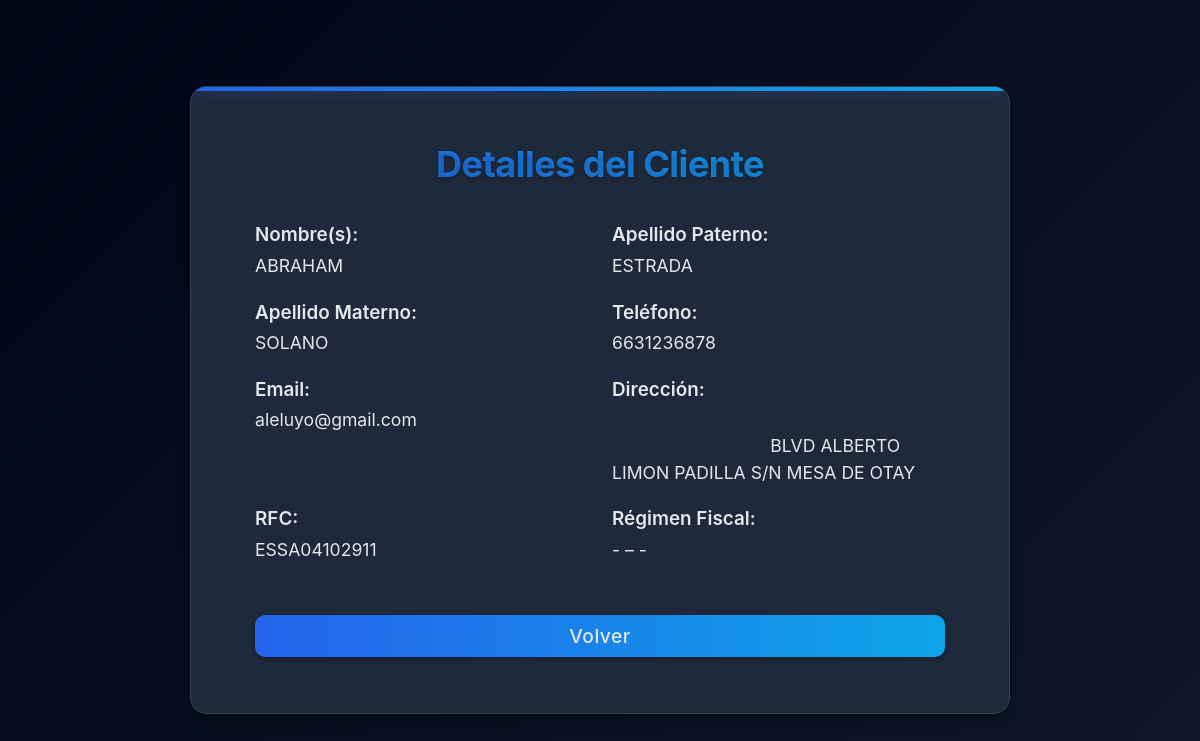
Screenshot of /modules/clients/view.php?id=4 (signed in) with the database file from the repository.
### tables this page shows
CREATE TABLE `clients` (
  `id` int(11) NOT NULL,
  `first_name` varchar(50) NOT NULL,
  `last_name` varchar(50) NOT NULL,
  `mother_last_name` varchar(50) DEFAULT NULL,
  `phone` varchar(20) DEFAULT NULL,
  `email` varchar(100) DEFAULT NULL,
  `rfc` varchar(13) DEFAULT NULL,
  `address` text DEFAULT NULL,
  `tax_regime_id` int(11) DEFAULT NULL,
  `created_at` timestamp NOT NULL DEFAULT current_timestamp()
);

### modules/clients/view.php (the view, shortened to what this page needs)
<?php
require_once '../../includes/header.php';
$db = new Database();
$conn = $db->connect();
$client_id = (int) $_GET['id'];
$stmt = $conn->prepare("
    SELECT
      c.*,
      t.id   AS tax_regime_id,
      t.name AS tax_regime_name
    FROM clients c
    LEFT JOIN tax_regimes t
      ON c.tax_regime_id = t.id
    WHERE c.id = :id
");
$stmt->bindParam(':id', $client_id, PDO::PARAM_INT);
$stmt->execute();
$client = $stmt->fetch(PDO::FETCH_ASSOC);
require_once '../../includes/footer.php';
?>
<!DOCTYPE html>
<html lang="es">
<head>
    <link href="https://cdn.jsdelivr.net/npm/bootstrap@5.3.0/dist/css/bootstrap.min.css" rel="stylesheet" />
    <link rel="stylesheet" href="/swift_invoice/assets/css/clients.css" />
</head>
<body>
    <main class="d-flex align-items-center justify-content-center min-vh-100">
        <div class="clients-container" style="max-width: 820px;">
            <div class="card-header rounded-top-4 px-4 py-3">
                <h2 class="card-title mb-0 fw-bold text-center">Detalles del Cliente</h2>
            </div>
            <div class="card-body px-4 py-3">
                <div class="row">
                    <div class="col-md-6">
                        <div class="form-group mb-3">
                            <label class="input-title-Details">Nombre(s):</label>
                            <label class="detailsData"><?php echo htmlspecialchars($client['first_name']); ?></label>
                        </div>
                    </div>
                    <div class="col-md-6">
                        <div class="form-group mb-3">
                            <label class="input-title-Details">Apellido Paterno:</label>
                            <label class="detailsData"><?php echo htmlspecialchars($client['last_name']); ?></label>
                        </div>
                    </div>
                </div>
                <div class="row">
                    <div class="col-md-6">
                        <div class="form-group mb-3">
                            <label class="input-title-Details">Apellido Materno:</label>
                            <label class="detailsData"><?php echo htmlspecialchars($client['mother_last_name']); ?></label>
                        </div>
                    </div>
                    <div class="col-md-6">
                        <div class="form-group mb-3">
                            <label class="input-title-Details">Teléfono:</label>
                            <label class="detailsData"><?php echo htmlspecialchars($client['phone'] ?? '-'); ?></label>
                        </div>
                    </div>
                </div>
                <div class="row">
                    <div class="col-md-6">
                        <div class="form-group mb-3">
                            <label class="input-title-Details">Email:</label>
                            <label class="detailsData"><?php echo htmlspecialchars($client['email'] ?? '-'); ?></label>
                        </div>
                    </div>
                    <div class="col-md-6">
                        <div class="form-group mb-3">
                            <label class="input-title-Details">Dirección:</label>
                            <label class="detailsData d-block" style="white-space: pre-wrap;">
                                <?php echo nl2br(htmlspecialchars(trim($client['address']))); ?>
                            </label>
                        </div>
                    </div>
                </div>
                <div class="row">
                    <div class="col-md-6">
                        <div class="form-group mb-3">
                            <label class="input-title-Details">RFC:</label>
                            <label class="detailsData"><?php echo htmlspecialchars($client['rfc'] ?? '-'); ?></label>
                        </div>
                    </div>
                    <div class="col-md-6">
                        <div class="form-group mb-3">
                            <label class="input-title-Details">Régimen Fiscal:</label>
                            <label class="detailsData">
                                <?php
                                    $code = $client['tax_regime_id'] ?? '-';
                                    $name = $client['tax_regime_name'] ?? '-';
                                    echo htmlspecialchars("$code – $name");
                                ?>
                            </label>
                        </div>
                    </div>
                </div>
                <div class="d-flex justify-content-end mt-4">
                    <a href="index.php" class="btn btn-secondary">Volver</a>
                </div>
            </div>
        </div>
    </main>
</body>
</html>

### assets/css/main.css (style rules this page uses)
:root { --primary: #2563eb; --primary-dark: #1d4ed8; --secondary: #0ea5e9; --text: #e5e7eb; --text-light: #9ca3af; --bg-dark: #0f172a; --card-bg: #1e293b; --border: #334155; --danger: #ef4444; --shadow: 0 10px 15px -3px rgba(0, 0, 0, 0.3), 0 4px 6px -4px rgba(0, 0, 0, 0.3); }
body { font-family: 'Segoe UI', Tahoma, Geneva, Verdana, sans-serif; margin: 0; padding: 0; background-color: var(--bg-dark); color: var(--text); }
.card-title { font-size: 1.3rem; font-weight: 700; margin: 0; margin-bottom: 0.5rem; }

### assets/css/clients.css (style rules this page uses)
:root { --primary: #2563eb; --primary-dark: #1d4ed8; --primary-light: rgba(37, 99, 235, 0.1); --secondary: #0ea5e9; --text: #e5e7eb; --text-light: #9ca3af; --text-lighter: #6b7280; --bg-dark: #0f172a; --bg-darker: #020617; --card-bg: #1e293b; --card-hover: #334155; --border-dark: #334155; --border-light: #475569; --danger: #ef4444; --success: #10b981; --warning: #f59e0b; --purple: #8b5cf6; --shadow: 0 10px 15px -3px rgba(0, 0, 0, 0.3), 0 4px 6px -4px rgba(0, 0, 0, 0.3); --shadow-hover: 0 20px 25px -5px rgba(0, 0, 0, 0.4), 0 10px 10px -5px rgba(0, 0, 0, 0.2); --glow: 0 0 15px rgba(59, 130, 246, 0.4); --transition-smooth: all 0.3s cubic-bezier(0.25, 0.8, 0.25, 1); --transition-bounce: all 0.4s cubic-bezier(0.175, 0.885, 0.32, 1.275); --radius-sm: 0.5rem; --radius-md: 1rem; --radius-lg: 1.5rem; --radius-xl: 2rem; }
body { background: linear-gradient(135deg, var(--bg-darker), var(--bg-dark)); font-family: 'Inter', sans-serif; color: var(--text); }
.clients-container { background: var(--card-bg); padding: 2.5rem; border-radius: 16px; box-shadow: var(--shadow); text-align: center; transform: translateY(0); transition: all 0.4s cubic-bezier(0.175, 0.885, 0.32, 1.275); position: relative; overflow: hidden; border: 1px solid var(--border-dark); justify-content: start; width: 90vw; margin: 1.1rem 0; }
.clients-container::before { content: ''; position: absolute; top: 0; left: 0; width: 100%; height: 4px; background: linear-gradient(90deg, var(--primary), var(--secondary)); box-shadow: var(--glow); }
.card-title { margin-bottom: 0.75rem; color: var(--white); font-size: 2.25rem; font-weight: 800; letter-spacing: -0.5px; background: linear-gradient(to right, var(--primary), var(--secondary)); -webkit-background-clip: text; background-clip: text; color: transparent; text-shadow: 0 2px 4px rgba(0, 0, 0, 0.2); }
.btn { width: 100%; padding: .40rem; background: linear-gradient(to right, var(--primary), var(--secondary)); color: var(--text) !important; font-weight: 550; border: none; border-radius: 10px; font-size: 1.2rem; cursor: pointer; transition: all 0.3s ease; margin-top: 0.75rem; letter-spacing: 0.5px; position: relative; overflow: hidden; box-shadow: 0 4px 6px rgba(0, 0, 0, 0.1), 0 1px 3px rgba(0, 0, 0, 0.2); z-index: 1; }
.btn::before { content: ''; position: absolute; top: 0; left: 0; width: 100%; height: 100%; background: linear-gradient(to right, var(--primary-dark), var(--primary)); opacity: 0; transition: opacity 0.3s ease; z-index: -1; }
html, body { height: 100%; overflow-x: hidden; overflow-y: auto; }
.detailsData { display: block; text-align: left !important; width: 100% !important; font-size: 1.1rem; }
.input-title-Details { font-size: 1.18rem; color: var(--text); font-weight: 600; position: relative; padding-bottom: 0.2rem; padding-top: 0.2rem; text-align: justify; width: 100%; }

### rows the page displays
clients: first_name "ABRAHAM", last_name "ESTRADA", mother_last_name "SOLANO", phone "6631236878", email "aleluyo@gmail.com", address "BLVD ALBERTO LIMON PADILLA S/N MESA DE OTAY…", rfc "ESSA04102911"
